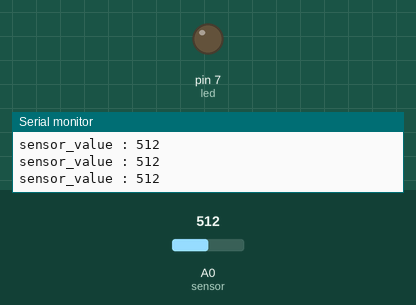
A sketch run on a simulated Arduino Uno, built with avr-gcc and run on an emulated ATmega328P. Parts: output pins drawn as LEDs (lit = HIGH), the last lines printed to the serial monitor. The test bench sets the inputs (shaded band); at power-on: A0 (sensor) = 512.

Above: at 1.2 s.
1.3 s: A0 (sensor) set to 992
2.8 s: A0 (sensor) set to 1011
At 3.4 s:
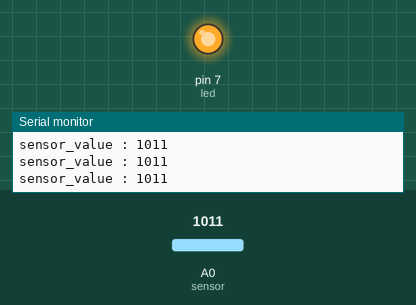
Timing chart, 0 to 5.8 s (numbered marks = the images above; inputs shaded):
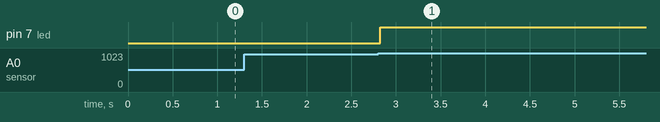

The sketch:

ldr_sensor_with_led.ino
```cpp
int sensor=A0;
int led=7;
void setup() {

  Serial.begin(9600);
  pinMode(sensor,INPUT);
  pinMode(led,OUTPUT);

}

void loop() {
  int data=analogRead(sensor);
  Serial.print("sensor_value : ");
  Serial.println(data);
  if(data > 1010)
  {
    digitalWrite(led,1);
  }
  else
  {
    digitalWrite(led, 0);
  }

}
```

Measured:
- the behaviour switches between 1010 and 1011 on A0 (sensor) (found by bisection; images 0 and 1)
- after the input at 2.8 s, pin 7 (led): LOW → HIGH at once
